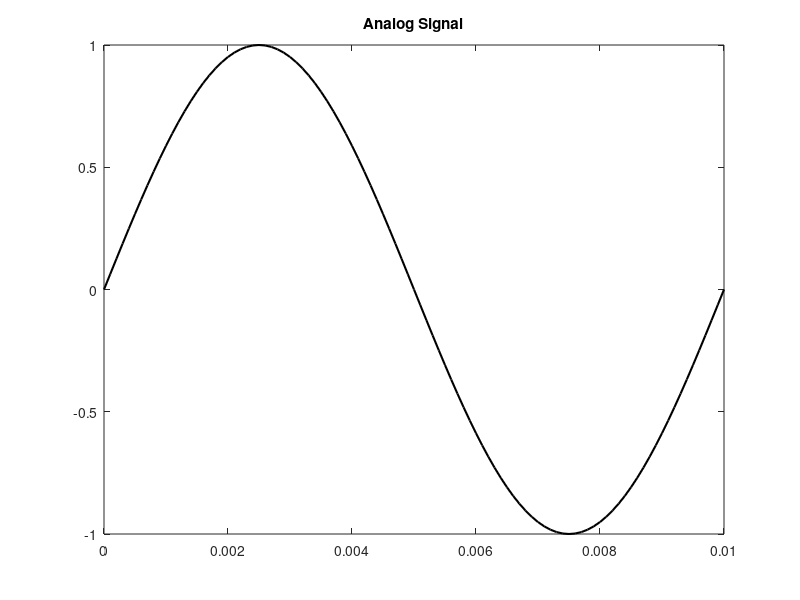
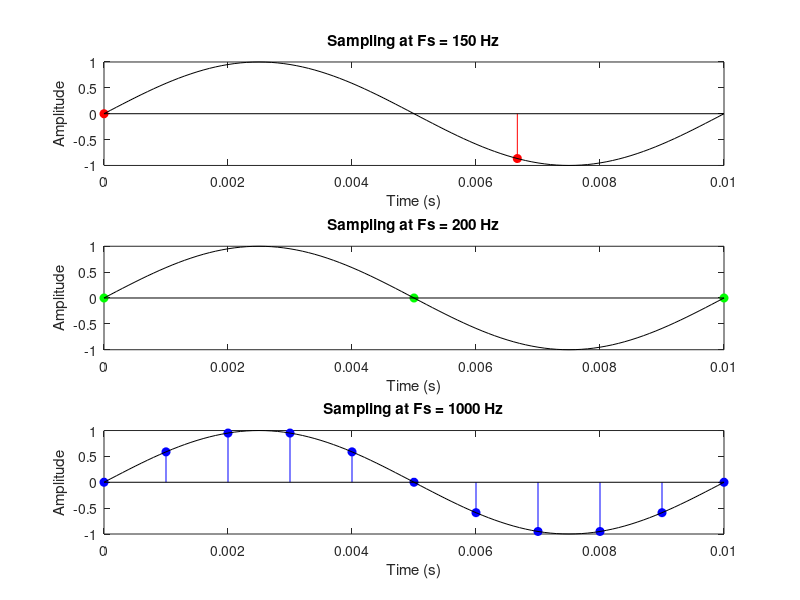
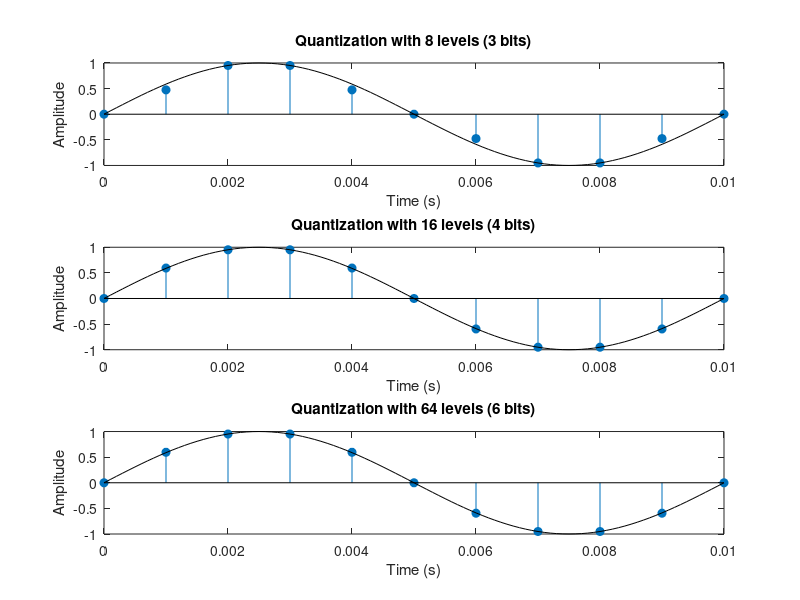

Write the MATLAB code that produced these figures, in order.
clear; close all; clc;

% Analog signal
t = 0:0.0001:0.01;
f = 100;
x_analog = sin(2*pi*f*t);

figure;
plot(t, x_analog, 'k', 'LineWidth', 1.5);
title('Analog Signal');

% Diferent Nyquist frequencies
Fs_list = [150, 200, 1000]; % Below, at, above Nyquist
colors = {'r', 'g', 'b'};

figure;
for i = 1:length(Fs_list)
    Fs = Fs_list(i);
    Ts = 1/Fs;
    n = 0:Ts:0.01;
    x_sampled = sin(2*pi*f*n);

    subplot(3,1,i);
    stem(n, x_sampled, colors{i}, 'filled');
    hold on;
    plot(t, x_analog, 'k');
    title(['Sampling at Fs = ' num2str(Fs) ' Hz']);
    xlabel('Time (s)'); ylabel('Amplitude');
end

% Diferent quantization levels
bits_list = [3, 4, 6]; % 8,16,64 levels
Fs = 1000;             
Ts = 1/Fs;
n = 0:Ts:0.01;
x_sampled = sin(2*pi*f*n);

figure;
for j = 1:length(bits_list)
    bits = bits_list(j);
    levels = 2^bits;

    x_min = min(x_sampled);
    x_max = max(x_sampled);
    q_step = (x_max - x_min)/levels;

    x_index = round((x_sampled - x_min)/q_step);
    x_quantized = x_index*q_step + x_min;

    subplot(3,1,j);
    stem(n, x_quantized, 'filled');
    hold on;
    plot(t, x_analog, 'k');
    title(['Quantization with ' num2str(levels) ' levels (' num2str(bits) ' bits)']);
    xlabel('Time (s)'); ylabel('Amplitude');
end
